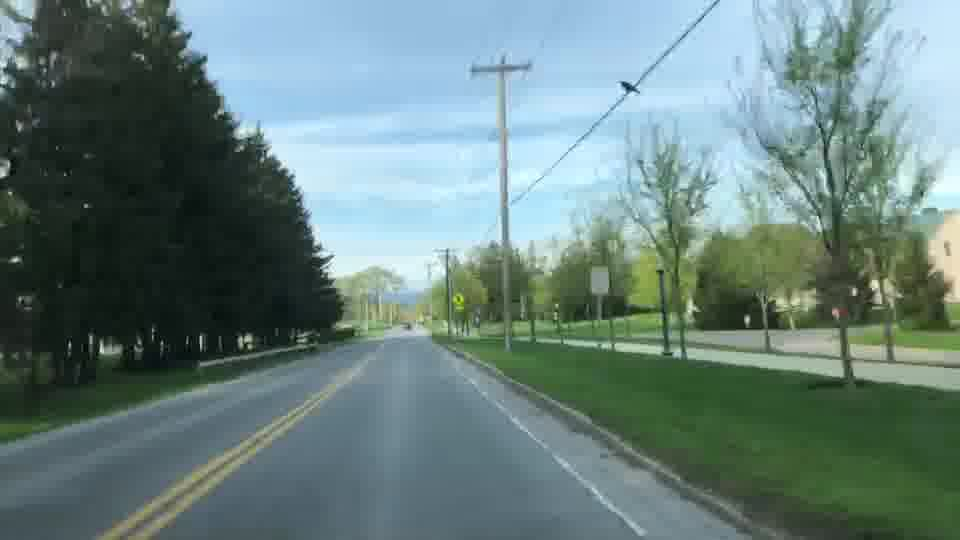
#> input picture mono-vo/iphone/frames/0038.jpg, 960 x 540 px, given in place of 0001.jpg, which was not available
$ python iPhoneMono.py
#> lines starting #> are read from the running program, lines starting #| are printed output that depends on the picture; after the words box and inside, x2 and y2 are one past the last pixel; in counts of white or black regions, pixels touching at a corner belong together; pictures that were not available may be replaced by others from this repository, and a replacement may not be noted
### mono-vo/iphone/visual_odometry.py
import numpy as np
import cv2

STAGE_FIRST_FRAME = 0
STAGE_SECOND_FRAME = 1
STAGE_DEFAULT_FRAME = 2
kMinNumFeature = 1500

lk_params = dict(winSize  = (21, 21),
				#maxLevel = 3,
             	criteria = (cv2.TERM_CRITERIA_EPS | cv2.TERM_CRITERIA_COUNT, 30, 0.01))

def featureTracking(image_ref, image_cur, px_ref):
	kp2, st, err = cv2.calcOpticalFlowPyrLK(image_ref, image_cur, px_ref, None, **lk_params)  #shape: [k,2] [k,1] [k,1]

	st = st.reshape(st.shape[0])
	kp1 = px_ref[st == 1]
	kp2 = kp2[st == 1]

	return kp1, kp2


class PinholeCamera:
	def __init__(self, width, height, fx, fy, cx, cy,
				k1=0.0, k2=0.0, p1=0.0, p2=0.0, k3=0.0):
		self.width = width
		self.height = height
		self.fx = fx
		self.fy = fy
		self.cx = cx
		self.cy = cy
		self.distortion = (abs(k1) > 0.0000001)
		self.d = [k1, k2, p1, p2, k3]


class VisualOdometry:
	def __init__(self, cam):#, annotations):
		self.frame_stage = 0
		self.cam = cam
		self.new_frame = None
		self.last_frame = None
		self.cur_R = None
		self.cur_t = None
		self.px_ref = None
		self.px_cur = None
		self.focal = cam.fx
		self.pp = (cam.cx, cam.cy)
		self.trueX, self.trueY, self.trueZ = 0, 0, 0
		self.detector = cv2.FastFeatureDetector_create(threshold=25, nonmaxSuppression=True)
		#with open(annotations) as f:
		#	self.annotations = f.readlines()

	def getAbsoluteScale(self, frame_id):  #specialized for KITTI odometry dataset
		# [9 lines of commented-out code are left out]
		return 1#np.sqrt((x - x_prev)*(x - x_prev) + (y - y_prev)*(y - y_prev) + (z - z_prev)*(z - z_prev))

	def processFirstFrame(self):
		self.px_ref = self.detector.detect(self.new_frame)
		self.px_ref = np.array([x.pt for x in self.px_ref], dtype=np.float32)
		self.frame_stage = STAGE_SECOND_FRAME

	def processSecondFrame(self):
		self.px_ref, self.px_cur = featureTracking(self.last_frame, self.new_frame, self.px_ref)
		E, mask = cv2.findEssentialMat(self.px_cur, self.px_ref, focal=self.focal, pp=self.pp, method=cv2.RANSAC, prob=0.999, threshold=1.0)
		_, self.cur_R, self.cur_t, mask = cv2.recoverPose(E, self.px_cur, self.px_ref, focal=self.focal, pp = self.pp)
		self.frame_stage = STAGE_DEFAULT_FRAME
		self.px_ref = self.px_cur

	def processFrame(self, frame_id):
		self.px_ref, self.px_cur = featureTracking(self.last_frame, self.new_frame, self.px_ref)
		E, mask = cv2.findEssentialMat(self.px_cur, self.px_ref, focal=self.focal, pp=self.pp, method=cv2.RANSAC, prob=0.999, threshold=1.0)
		_, R, t, mask = cv2.recoverPose(E, self.px_cur, self.px_ref, focal=self.focal, pp = self.pp)
		absolute_scale = self.getAbsoluteScale(frame_id)
		if(absolute_scale > 0.1):
			self.cur_t = self.cur_t + absolute_scale*self.cur_R.dot(t)
			self.cur_R = R.dot(self.cur_R)
		if(self.px_ref.shape[0] < kMinNumFeature):
			self.px_cur = self.detector.detect(self.new_frame)
			self.px_cur = np.array([x.pt for x in self.px_cur], dtype=np.float32)
		self.px_ref = self.px_cur

	def update(self, img, frame_id):
		assert(img.ndim==2 and img.shape[0]==self.cam.height and img.shape[1]==self.cam.width), "Frame: provided image has not the same size as the camera model or image is not grayscale"
		self.new_frame = img
		if(self.frame_stage == STAGE_DEFAULT_FRAME):
			self.processFrame(frame_id)
		elif(self.frame_stage == STAGE_SECOND_FRAME):
			self.processSecondFrame()
		elif(self.frame_stage == STAGE_FIRST_FRAME):
			self.processFirstFrame()
		self.last_frame = self.new_frame

### mono-vo/iphone/iPhoneMono.py
import numpy as np
import cv2

from visual_odometry import PinholeCamera, VisualOdometry


cam = PinholeCamera(960.0, 540.0, 911.53, 909.47, 482.79, 345.40)
vo = VisualOdometry(cam)

traj = np.zeros((600,600,3), dtype=np.uint8)

for img_id in range(1, 181):
	img = cv2.imread('frames/'+str(img_id).zfill(4)+'.jpg', 0)
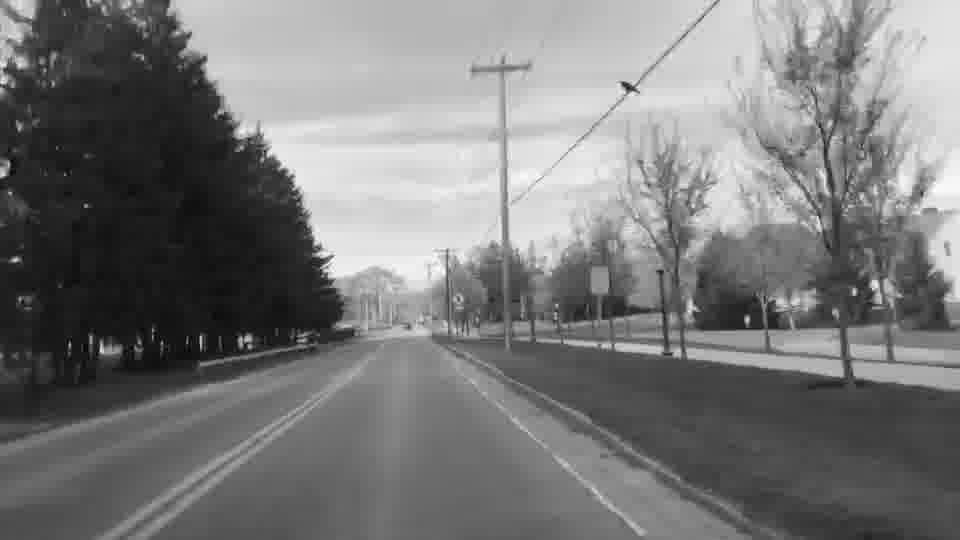
#> img: shape (540, 960); min 0, max 255, mean 121.5
	#print('flight6/output-'+str(img_id).zfill(4)+'.png')
	# Resize image
	#img = cv2.resize(img,(960,720))
	#img = cv2.cvtColor(img, cv2.COLOR_BGR2GRAY)
	vo.update(img, img_id)
#> in processFirstFrame, `self.px_ref = self.detector.detect(self.new_frame)`: self.px_ref = 1205 keypoints; strongest (x, y, size): (200, 336, 7), (100, 351, 7), (623, 83, 7), (143, 58, 7)
#> in processFirstFrame, `self.px_ref = np.array([x.pt for x in self.px_ref], dtype=np.float32)`: self.px_ref = 1205 pairs, first value 3 to 952, second value 3 to 535

	cur_t = vo.cur_t
	if(img_id > 2):
		x, y, z = cur_t[0], cur_t[1], cur_t[2]
	else:
		x, y, z = 0., 0., 0.
	draw_x, draw_y = int(x)+290, int(z)+450
	true_x, true_y = int(vo.trueX)+290, int(vo.trueZ)+450

	cv2.circle(traj, (draw_x,draw_y), 1, (img_id*255/4540,255-img_id*255/4540,0), 1)
	cv2.circle(traj, (true_x,true_y), 1, (0,0,255), 2)
#> traj: shape (600, 600, 3); mean of channels 0, 1, 2 0, 0, 0
	cv2.rectangle(traj, (10, 20), (600, 60), (0,0,0), -1)
	text = "Coordinates: x=%2fm y=%2fm z=%2fm"%(x,y,z)
	cv2.putText(traj, text, (20,40), cv2.FONT_HERSHEY_PLAIN, 1, (255,255,255), 1, 8)
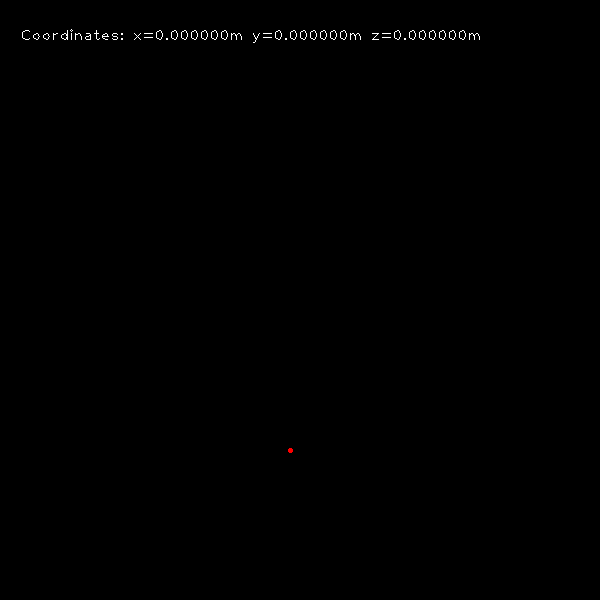
#> traj: shape (600, 600, 3); mean of channels 0, 1, 2 0.6, 0.6, 0.6; drawn as B, G, R

	cv2.imshow('Road facing camera', img)
	cv2.imshow('Trajectory', traj)
	cv2.waitKey(1)
#> pass 2 of the loop `for img_id in range(1, 181):`:
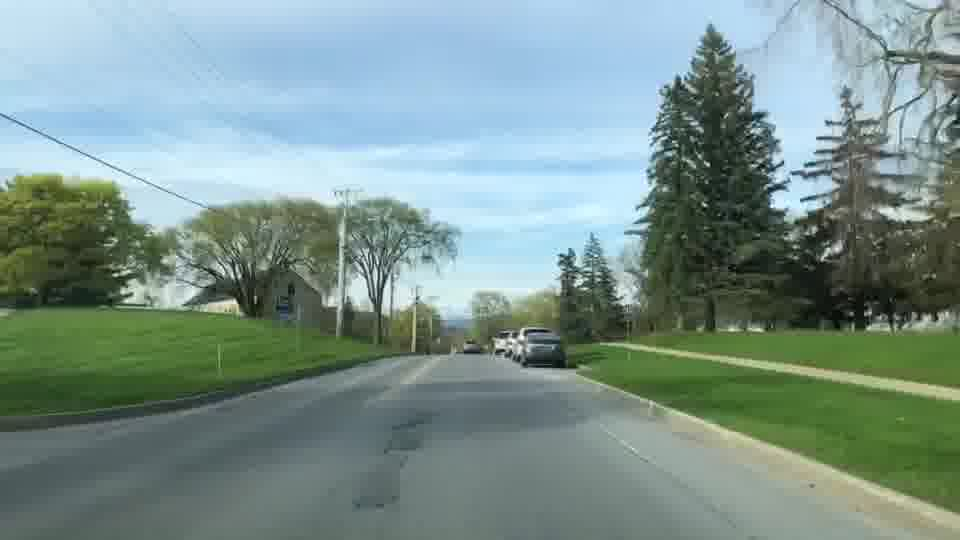
#> input picture mono-vo/iphone/frames/0065.jpg, 960 x 540 px, given in place of 0002.jpg, which was not available
#> `img = cv2.imread('frames/'+str(img_id).zfill(4)+'.jpg', 0)`:
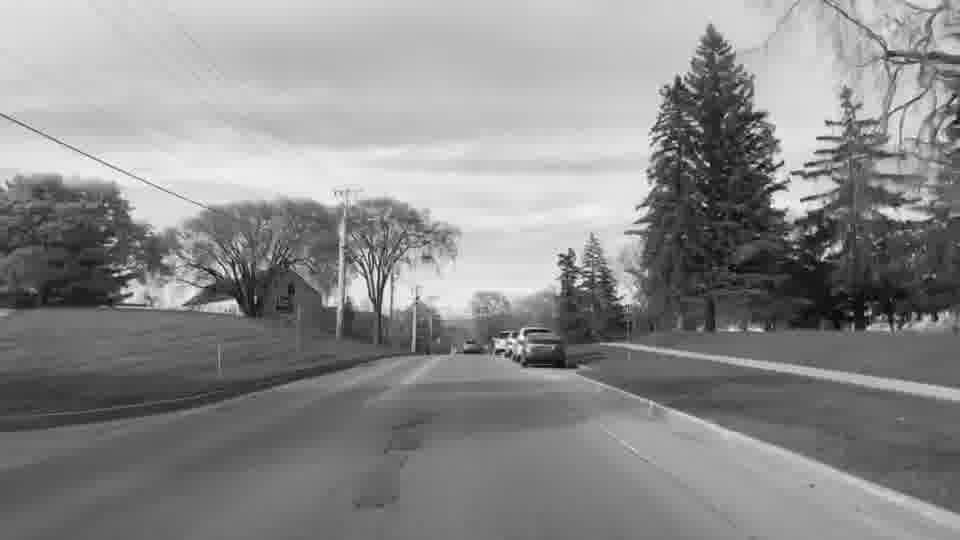
#> img: shape (540, 960); min 0, max 255, mean 139.6
#> in featureTracking, `kp2, st, err = cv2.calcOpticalFlowPyrLK(image_ref, image_cur, px_ref, ..`: kp2 = 1205 pairs, first value -115.8 to 1097.7, second value -137.1 to 650.4; st = 1205 values, max 1 at index 2, min 0 at index 0, mean 0.7; err = 1205 values, max 8.46e+37 at index 798, min -4e+36 at index 6, mean 9.03e+34
#> kp1 = 843 pairs, first value 3 to 896, second value 4 to 503
#> in featureTracking, `kp2 = kp2[st == 1]`: kp2 = 843 pairs, first value -10.13 to 968.5, second value -10.17 to 534.9
#> in processSecondFrame, `self.px_ref, self.px_cur = featureTracking(self.last_frame, self.new_f..`: self.px_ref has the same summary as kp1 in featureTracking; self.px_cur has the same summary as kp2 in featureTracking
#> in processSecondFrame, `E, mask = cv2.findEssentialMat(self.px_cur, self.px_ref, focal=self.fo..`: E = [[-0.0269, 0.161, -0.0826], [0.13, 0.0363, 0.689], [0.0482, -0.686, 0.00789]]; mask = 843 values, max 1 at index 105, min 0 at index 0, mean 0.0534
#> in processSecondFrame, `_, self.cur_R, self.cur_t, mask = cv2.recoverPose(E, self.px_cur, self..`: self.cur_R = [[0.911, -0.0573, -0.408], [0.0361, 0.998, -0.0594], [0.411, 0.0393, 0.911]]; self.cur_t = [0.966, 0.113, 0.233]; mask = 843 values, max 255 at index 0, min 0 at index 3, mean 249.9
#> in processSecondFrame, `self.px_ref = self.px_cur`: self.px_ref has the same summary as kp2 in featureTracking
#> cur_t = [0.966, 0.113, 0.233]
#> `cv2.circle(traj, (draw_x,draw_y), 1, (img_id*255/4540,255-img_id*255/4..`:
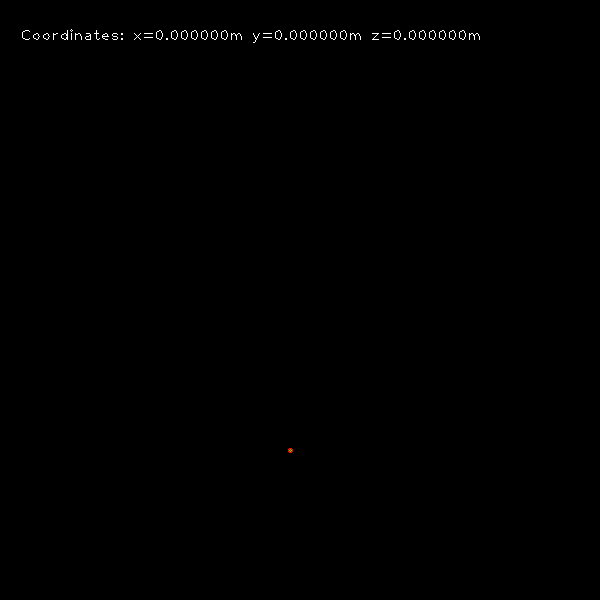
#> traj: shape (600, 600, 3); under 0.01% of pixels changed, all inside (x1, y1, x2, y2) = (289, 449, 292, 452); drawn as B, G, R
#> (the run stopped early here; a loop or call above may not have finished)
